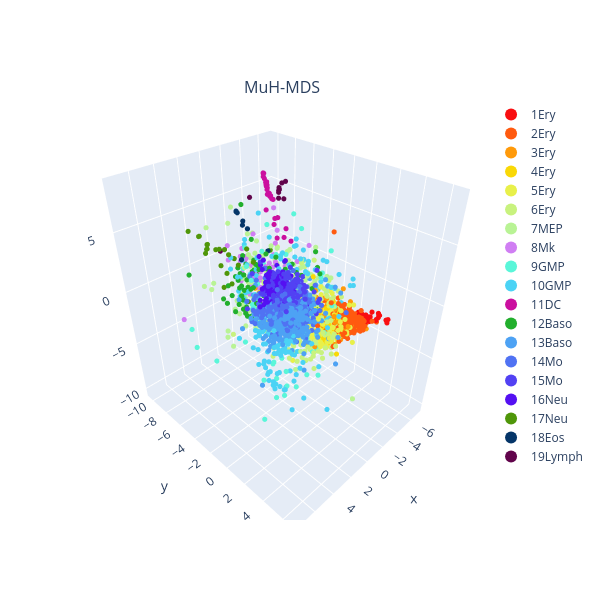
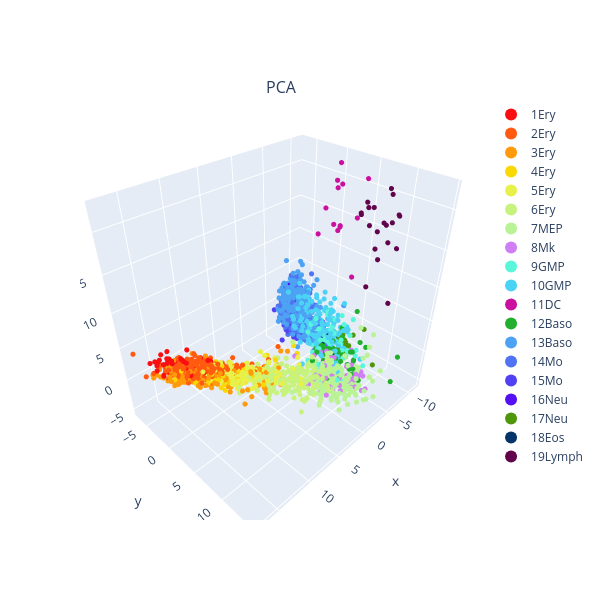
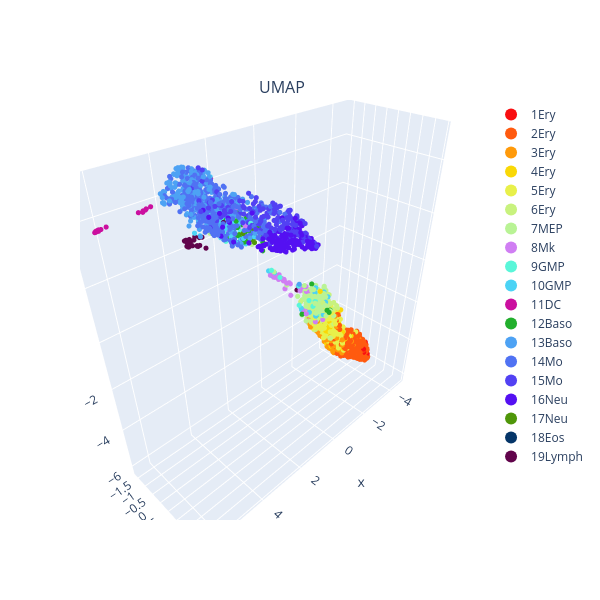

Notebook code cell kept with these figures, in order:
### Code cell
# visualize 3D embedding
dfs = [df_mhmds,df_pca,df_umap]
names = ['MuH-MDS','PCA','UMAP']
for j in range(3):
    fig = make_subplots(rows=1, cols=1, specs=[[{'type': 'scatter3d'}]*1]*1,
    subplot_titles=[names[j]],horizontal_spacing=0.,vertical_spacing=0.1)

    toplot = metadata.columns[0]

    radius_threshold = np.percentile(dfs[j]['radius'],99)
    df_toplot = dfs[j][dfs[j]['radius'] <= radius_threshold].drop(columns=['radius'])
    
    labels = np.unique(metadata['paul15_clusters'])
    labels = np.concatenate([labels[10:],labels[:10]])
    skip = len(mycolorseq)//len(labels)
    for kk in range(len(labels)):
        cat = labels[kk]
        fig.add_trace(go.Scatter3d(
            x=df_toplot[0][df_toplot[toplot]==cat],
            y=df_toplot[1][df_toplot[toplot]==cat],
            z=df_toplot[2][df_toplot[toplot]==cat],
            mode='markers',
            name=cat,
            marker=dict(
                size=3,
                color=mycolorseq[kk*skip],   
                opacity=1.0,

            )),
        row=1, col=1)
    
    fig.update_layout(
    autosize=False,
    width=600,
    height=600,
    )
    fig.update_layout(legend= {'itemsizing': 'constant'})
    fig.show()
